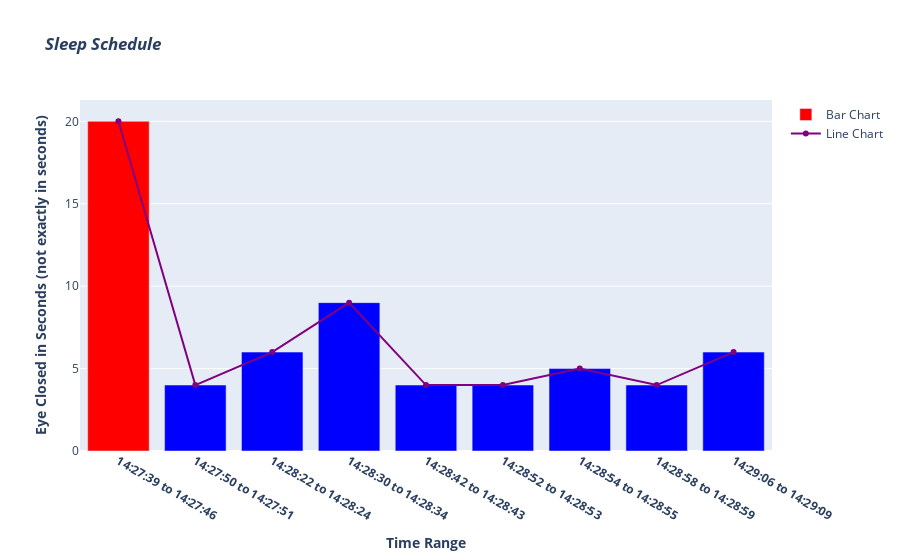

The notebook cell this image was saved under:
### Code cell
import numpy as np
import pandas as pd
import plotly.graph_objects as go

# Read the data from the CSV file
#  data = pd.read_csv("eye_log11.csv")
eye_state_data = data['Eye State'].tolist()  # Convert the 'Eye State' column to a list
timestamps = pd.to_datetime(data['Timestamp'])  # Convert 'Timestamp' column to datetime objects

# Function to count consecutive ones with more than 3 occurrences and record timestamps
def count_consecutive_ones(data, timestamps):
    counts = []
    count = 0
    start_time = None  # Initialize start_time variable

    for i, value in enumerate(data):
        if value == 1:
            count += 1
            if start_time is None:
                start_time = timestamps[i]  # Set start_time if it's the beginning of a sequence
        else:
            if count > 3:  # Only count and append sequences with more than 3 consecutive ones
                counts.append((count, start_time, timestamps[i - 1]))  # Append count and start/end timestamps
            count = 0
            start_time = None  # Reset start_time

    if count > 3:
        counts.append((count, start_time, timestamps[-1]))  # Append count and start/end timestamps for the last sequence

    return counts

consecutive_ones = count_consecutive_ones(eye_state_data, timestamps)

# Create an interactive bar plot with Plotly
x_labels = [f"<b>{start.strftime('%H:%M:%S')} to {end.strftime('%H:%M:%S')}</b>" for _, start, end in consecutive_ones]
y_values = [count for count, _, _ in consecutive_ones]
colors = ['red' if count >= 15 else 'blue' for count in y_values]  # Set bar color based on count

fig = go.Figure(data=[go.Bar(
    x=x_labels,
    y=y_values,
    marker_color=colors,
    name='Bar Chart'
)])

# Create a line chart trace
line_trace = go.Scatter(
    x=x_labels,
    y=y_values,
    mode='lines+markers',
    line=dict(color='purple'),  # Line color
    name='Line Chart'
)

# Add the line chart trace to the figure
fig.add_trace(line_trace)

fig.update_layout(
    title="<i><b>Sleep Schedule</b></i>",
    xaxis_title='<b>Time Range</b>',
    yaxis_title='<b>Eye Closed in Seconds (not exactly in seconds)</b>',
    hovermode='x',  # Display count when hovering over bars
)

# Display the combined plot in the browser
fig.show()

### Figure 1 — Plotly figure (JSON) as saved in the notebook; plotly's stock layout.template omitted (floating-point values rounded to 4 significant figures)
{"data": [{"marker": {"color": ["red", "blue", "blue", "blue", "blue", "blue", "blue", "blue", "blue"]}, "name": "Bar Chart", "type": "bar", "x": ["<b>14:27:39 to 14:27:46</b>", "<b>14:27:50 to 14:27:51</b>", "<b>14:28:22 to 14:28:24</b>", "<b>14:28:30 to 14:28:34</b>", "<b>14:28:42 to 14:28:43</b>", "<b>14:28:52 to 14:28:53</b>", "<b>14:28:54 to 14:28:55</b>", "<b>14:28:58 to 14:28:59</b>", "<b>14:29:06 to 14:29:09</b>"], "y": [20, 4, 6, 9, 4, 4, 5, 4, 6]}, {"line": {"color": "purple"}, "mode": "lines+markers", "name": "Line Chart", "type": "scatter", "x": ["<b>14:27:39 to 14:27:46</b>", "<b>14:27:50 to 14:27:51</b>", "<b>14:28:22 to 14:28:24</b>", "<b>14:28:30 to 14:28:34</b>", "<b>14:28:42 to 14:28:43</b>", "<b>14:28:52 to 14:28:53</b>", "<b>14:28:54 to 14:28:55</b>", "<b>14:28:58 to 14:28:59</b>", "<b>14:29:06 to 14:29:09</b>"], "y": [20, 4, 6, 9, 4, 4, 5, 4, 6]}], "layout": {"hovermode": "x", "title": {"text": "<i><b>Sleep Schedule</b></i>"}, "xaxis": {"title": {"text": "<b>Time Range</b>"}}, "yaxis": {"title": {"text": "<b>Eye Closed in Seconds (not exactly in seconds)</b>"}}}}
